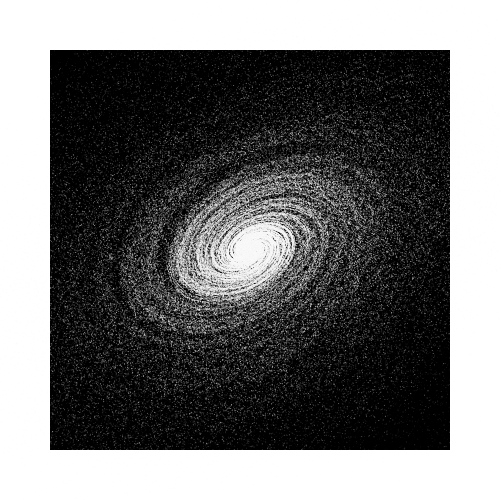
Frame 1 (no input)
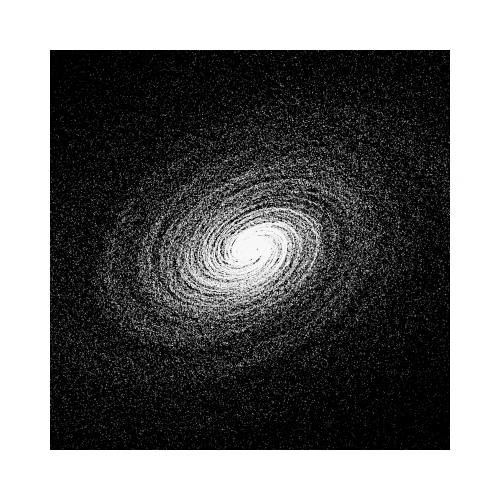
Frame 2 (the mouse pressed at the canvas centre, redrawn once)

The p5.js sketch that drew these frames (run headless with seeded random() and noise() and a simulated clock; the mouse was pressed at the canvas centre and the sketch redrawn once):

// p5.js sketch
// ── sketch.js
/*
Genuary 2022
JAN.3 "Space."

By Roni Kaufman
https://ronikaufman.github.io
*/

function setup() {
  createCanvas(500, 500);
  noLoop();
  noStroke();
}

function draw() {
  background(255);

  let margin = 50;
  fill(0);
  square(margin, margin, width-2*margin);

  translate(width/2, height/2);
  rotate(random(PI/8, PI/6)*random([-1, 1]));

  let n = 400;
  for (let i = 0; i < n; i++) {
		let alpha = 255 * (1 - i / n);
		fill(250, alpha);
		let size = i;
		let k = 100 * (i / n);
		let noisiness = 500 * pow(i / n, 3);
    blobSpiral(size, 0, 0, k, i / 20, noisiness);
  }
}

function blobSpiral(size, xCenter, yCenter, k, t, noisiness) {
	let theta0 = random(TAU);
	let theta = theta0;
	let h = random(0.6, 0.7);
	for (let theta = 0; theta < TAU; theta += 0.01) {
		let r1 = cos(theta+theta0) + 1;
		let r2 = sin(theta+theta0) + 1;
		let s = map(theta, 0, TAU, 0, size);
    let r = s + noise(k * r1, k * r2, t) * noisiness * random(0.8, 1.2);
		let rh = r * h;
    let x = xCenter + r * cos(theta+theta0);
    let y = yCenter + rh * sin(theta+theta0);
    circle(x, y, random(1.2));
  }
}
